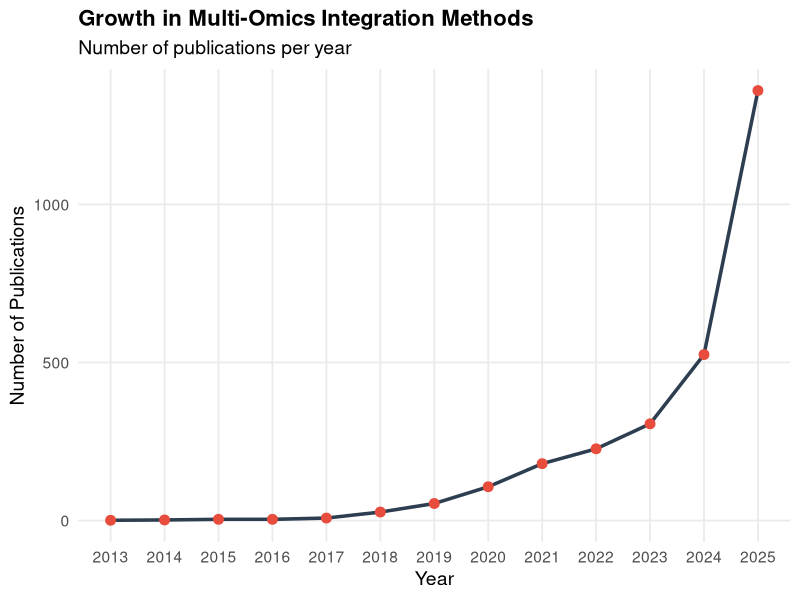
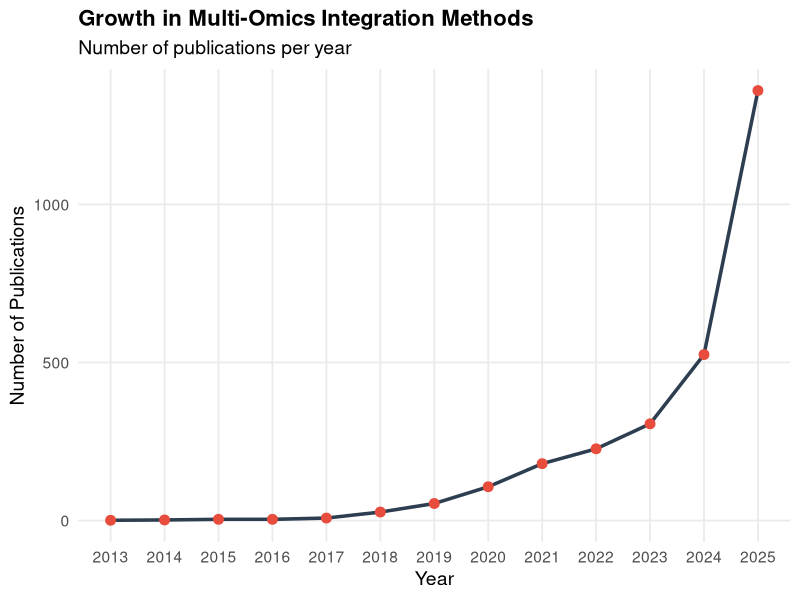

Recreate these plots in R, in order.
library(ggplot2)

# Your data
data <- data.frame(
  Year = c(2013, 2014, 2015, 2016, 2017, 2018, 2019, 2020, 2021, 2022, 2023, 2024, 2025, 2026),
  Count = c(1, 2, 4, 4, 8, 27, 54, 107, 180, 227, 306, 525, 1360, 244)
)

# Remove 2026 (incomplete year)
data <- data[data$Year < 2026, ]

# Plot with integer years
ggplot(data, aes(x = Year, y = Count)) +
  geom_line(color = "#2C3E50", size = 1.2) +
  geom_point(color = "#E74C3C", size = 3) +
  scale_x_continuous(breaks = seq(2013, 2025, 1)) +  # Force integer years
  labs(title = "Growth in Multi-Omics Integration Methods",
       subtitle = "Number of publications per year",
       x = "Year",
       y = "Number of Publications") +
  theme_minimal(base_size = 14) +
  theme(plot.title = element_text(face = "bold", size = 16),
        panel.grid.minor = element_blank())

ggsave("multiomics_growth.png", width = 8, height = 5, dpi = 300)
